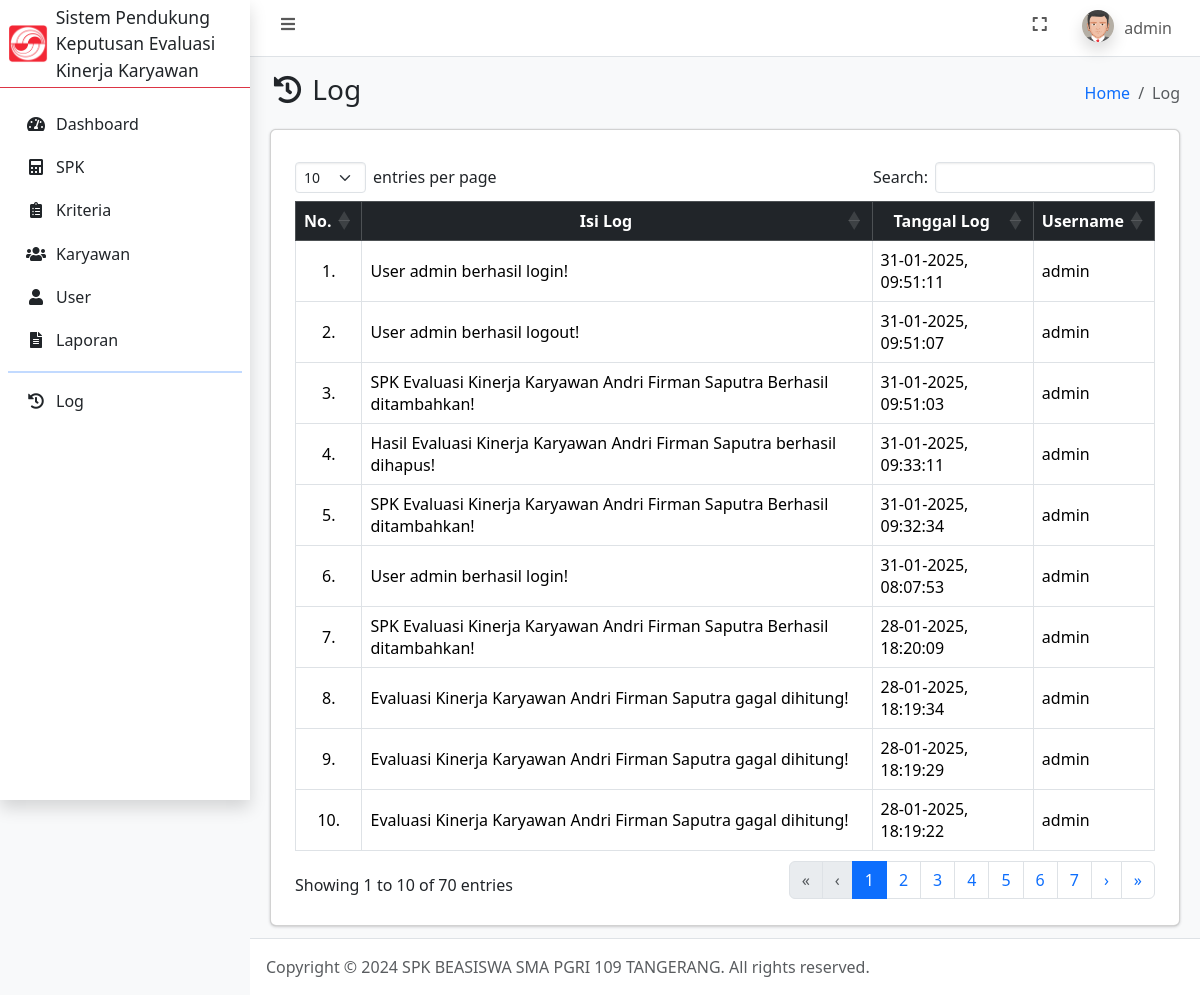
The app's page /log.php (signed in) with its own data.
### tables this page shows
CREATE TABLE `user` (
  `id_user` int(11) NOT NULL,
  `username` varchar(100) NOT NULL,
  `password` varchar(255) NOT NULL,
  `jabatan` enum('admin','petugas') NOT NULL,
  `nama` varchar(100) NOT NULL,
  `foto` text NOT NULL,
  `dibuat_pada` timestamp NOT NULL DEFAULT current_timestamp()
);

CREATE TABLE `log` (
  `id_log` int(11) NOT NULL,
  `isi_log` text NOT NULL,
  `tgl_log` timestamp NOT NULL DEFAULT current_timestamp(),
  `id_user` int(11) NOT NULL
);

### connection.php (called while the page is built, shortened)
<?php
	$host = 'localhost';
	$user = 'root';
	$pass = '';
	$database = 'spk_evaluasi_kinerja_karyawan';
	$conn = mysqli_connect($host, $user, $pass, $database);
    if (isset($_SESSION['id_user'])) {
    	$id_user = $_SESSION['id_user'];
		$dataUser = mysqli_fetch_assoc(mysqli_query($conn, "SELECT * FROM user WHERE id_user = $id_user"));
	}
?>

### log.php (the view, shortened to what this page needs)
<?php
    require_once 'connection.php';
    $log = mysqli_query($conn, "SELECT * FROM log LEFT JOIN user ON log.id_user = user.id_user ORDER BY tgl_log DESC");
?>
<!DOCTYPE html>
<html lang="en">
<head>
    <?php include_once 'include/head.php'; ?>
</head>
<body class="layout-fixed sidebar-expand-lg bg-body-tertiary">
    <div class="app-wrapper">
        <?php include_once 'include/navbar.php'; ?>
        <?php include_once 'include/sidebar.php'; ?>
        <main class="app-main">
            <div class="app-content-header">
                <div class="container-fluid">
                    <div class="row">
                        <div class="col-sm-6">
                            <h3 class="mb-0"><i class="nav-icon fas fa-fw fa-history"></i> Log</h3>
                        </div>
                        <div class="col-sm-6">
                            <ol class="breadcrumb float-sm-end">
                                <li class="breadcrumb-item"><a href="index.php">Home</a></li>
                                <li class="breadcrumb-item active" aria-current="page">
                                    Log
                                </li>
                            </ol>
                        </div>
                    </div>
                </div>
            </div>
            <div class="app-content">
                <div class="container-fluid">
                    <div class="card">
                        <div class="card-body">
                            <div class="table-responsive p-2">
                                <table class="table table-bordered" id="table_id">
                                    <thead class="table-dark">
                                        <tr>
                                            <th class="text-center align-middle">No.</th>
                                            <th class="text-center align-middle">Isi Log</th>
                                            <th class="text-center align-middle">Tanggal Log</th>
                                            <th class="text-center align-middle">Username</th>
                                        </tr>
                                    </thead>
                                    <tbody>
                                        <?php $i = 1; ?>
                                        <?php foreach ($log as $dl): ?>
                                            <tr>
                                                <td class="text-center align-middle"><?= $i++; ?>.</td>
                                                <td class="align-middle"><?= $dl['isi_log']; ?></td>
                                                <td class="align-middle"><?= date('d-m-Y, H:i:s', strtotime($dl['tgl_log']));; ?></td>
                                                <td class="align-middle"><?= ($dl['username']) ? $dl['username'] : 'User sudah terhapus'; ?></td>
                                            </tr>
                                        <?php endforeach ?>
                                    </tbody>
                                </table>
                            </div>
                        </div>
                    </div>
                </div>
            </div>
        </main>
        <?php include_once 'include/footer.php'; ?>
    </div>
</body>
</html>

### include/head.php (shortened to what this page needs)
<link rel="stylesheet" href="https://cdn.jsdelivr.net/npm/@fontsource/source-sans-3@5.0.12/index.css">
<link rel="stylesheet" href="assets/vendor/fontawesome/css/all.min.css">
<link rel="stylesheet" href="assets/vendor/datatables/css/dataTables.bootstrap5.css">
<link rel="stylesheet" href="assets/vendor/select2/css/select2.min.css">
<link rel="stylesheet" href="assets/vendor/select2/css/select2-bootstrap4.min.css">
<link rel="stylesheet" href="css/overlayscrollbars.min.css">
<link rel="stylesheet" href="css/adminlte.css">
<link rel="stylesheet" href="https://cdn.jsdelivr.net/npm/katex@0.13.18/dist/katex.min.css">

### include/navbar.php (shortened to what this page needs)
<nav class="app-header navbar navbar-expand bg-body">
    <div class="container-fluid">
        <ul class="navbar-nav">
            <li class="nav-item"> <a class="nav-link" data-lte-toggle="sidebar" href="#" role="button"> <i class="fas fa-fw fa-bars"></i> </a> </li>
        </ul>
        <ul class="navbar-nav ms-auto">
            <li class="nav-item"> <a class="nav-link" href="#" data-lte-toggle="fullscreen"> <i data-lte-icon="maximize" class="fas fa-fw fa-expand"></i> </a> </li>
            <li class="nav-item dropdown user-menu">
                <a href="#" class="nav-link dropdown-toggle" data-bs-toggle="dropdown" aria-expanded="false">
                    <img src="assets/img/profiles/<?= $dataUser['foto']; ?>" class="user-image rounded-circle shadow" alt="User Image">
                    <span class="d-none d-md-inline"><?= $dataUser['username']; ?></span>
                </a>
            </li>
        </ul>
    </div>
</nav>

### include/sidebar.php (shortened to what this page needs)
<aside class="app-sidebar bg-white shadow" data-bs-theme="dark">
    <div class="sidebar-brand border-danger border-bottom">
        <a href="index.php" class="brand-link">
            <img src="assets/img/properties/favicon.png" alt="Logo" class="brand-image-xl">
            <span class="brand-text fw-light text-dark small text-wrap">Sistem Pendukung Keputusan Evaluasi Kinerja Karyawan</span>
        </a>
    </div>
    <div class="sidebar-wrapper">
        <nav class="mt-2">
            <ul class="nav sidebar-menu flex-column" data-lte-toggle="treeview" role="menu" data-accordion="false">
                <li class="nav-item">
                    <a href="index.php" class="nav-link text-dark <?= ($_SERVER['REQUEST_URI'] == '/spk_ekskul_fadilah/index.php') ? 'active' : ''; ?>"> <i class="nav-icon fas fa-fw fa-tachometer-alt"></i>
                        <p>Dashboard</p>
                    </a>
                </li>
                <li class="nav-item">
                    <a href="spk.php" class="nav-link text-dark <?= ($_SERVER['REQUEST_URI'] == '/spk_ekskul_fadilah/spk.php') ? 'active' : ''; ?>"> <i class="nav-icon fas fa-fw fa-calculator"></i>
                        <p>SPK</p>
                    </a>
                </li>
                <li class="nav-item">
                    <a href="kriteria.php" class="nav-link text-dark <?= ($_SERVER['REQUEST_URI'] == '/spk_ekskul_fadilah/kriteria.php') ? 'active' : ''; ?>"> <i class="nav-icon fas fa-fw fa-clipboard-list"></i>
                        <p>Kriteria</p>
                    </a>
                </li>
                <li class="nav-item">
                    <a href="karyawan.php" class="nav-link text-dark <?= ($_SERVER['REQUEST_URI'] == '/spk_ekskul_fadilah/karyawan.php') ? 'active' : ''; ?>"> <i class="nav-icon fas fa-fw fa-users"></i>
                        <p>Karyawan</p>
                    </a>
                </li>
                <li class="nav-item">
                    <a href="user.php" class="nav-link text-dark <?= ($_SERVER['REQUEST_URI'] == '/spk_ekskul_fadilah/user.php') ? 'active' : ''; ?>"> <i class="nav-icon fas fa-fw fa-user"></i>
                        <p>User</p>
                    </a>
                </li>
                <li class="nav-item">
                    <a href="laporan.php" class="nav-link text-dark <?= ($_SERVER['REQUEST_URI'] == '/spk_ekskul_fadilah/laporan.php') ? 'active' : ''; ?>"> <i class="nav-icon fas fa-fw fa-file-alt"></i>
                        <p>Laporan</p>
                    </a>
                </li>
                <hr class="sidebar-divider">
                <li class="nav-item">
                    <a href="log.php" class="nav-link text-dark <?= ($_SERVER['REQUEST_URI'] == '/spk_ekskul_fadilah/log.php') ? 'active' : ''; ?>"> <i class="nav-icon fas fa-fw fa-history"></i>
                        <p>Log</p>
                    </a>
                </li>
            </ul>
        </nav>
    </div>
</aside>

### include/footer.php (shortened to what this page needs)
<footer class="app-footer">
        Copyright &copy; 2024 SPK BEASISWA SMA PGRI 109 TANGERANG.
    All rights reserved.
</footer>

### records on screen
user: foto (placeholder picture), username "admin"
log: isi_log "User admin berhasil login!", tgl_log "31-01-2025, 09:51:11", id_user.username "admin"
log: isi_log "User admin berhasil logout!", tgl_log "31-01-2025, 09:51:07", id_user.username "admin"
log: isi_log "SPK Evaluasi Kinerja Karyawan Andri Firman Saputra Berhasil ditambahkan!", tgl_log "31-01-2025, 09:51:03", id_user.username "admin"
log: isi_log "Hasil Evaluasi Kinerja Karyawan Andri Firman Saputra berhasil dihapus!", tgl_log "31-01-2025, 09:33:11", id_user.username "admin"
log: isi_log "SPK Evaluasi Kinerja Karyawan Andri Firman Saputra Berhasil ditambahkan!", tgl_log "31-01-2025, 09:32:34", id_user.username "admin"
log: isi_log "User admin berhasil login!", tgl_log "31-01-2025, 08:07:53", id_user.username "admin"
log: isi_log "SPK Evaluasi Kinerja Karyawan Andri Firman Saputra Berhasil ditambahkan!", tgl_log "28-01-2025, 18:20:09", id_user.username "admin"
log: isi_log "Evaluasi Kinerja Karyawan Andri Firman Saputra gagal dihitung!", tgl_log "28-01-2025, 18:19:34", id_user.username "admin"
log: isi_log "Evaluasi Kinerja Karyawan Andri Firman Saputra gagal dihitung!", tgl_log "28-01-2025, 18:19:29", id_user.username "admin"
log: isi_log "Evaluasi Kinerja Karyawan Andri Firman Saputra gagal dihitung!", tgl_log "28-01-2025, 18:19:22", id_user.username "admin"
